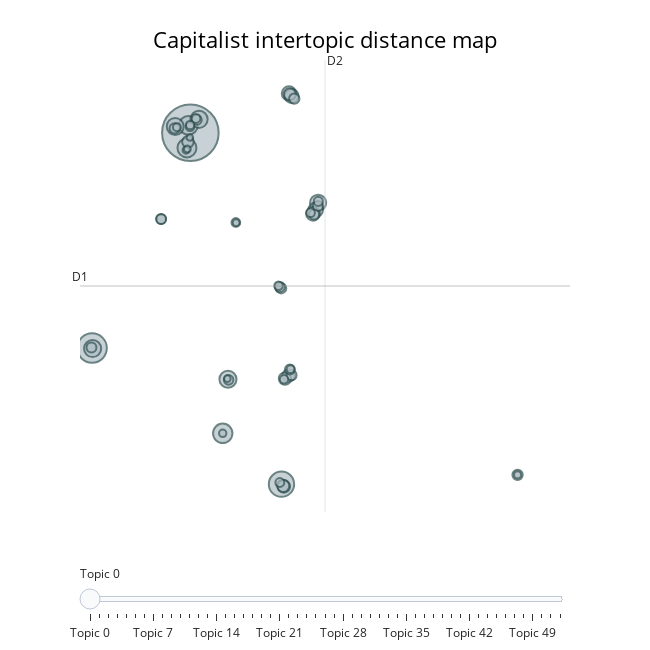

The notebook cell saved with this chart:
### Code cell
capitalist.visualize_topics( title='Capitalist intertopic distance map' ).write_image("capitalist-intertopic-distance.pdf")
capitalist.visualize_topics( title='Capitalist intertopic distance map' )
